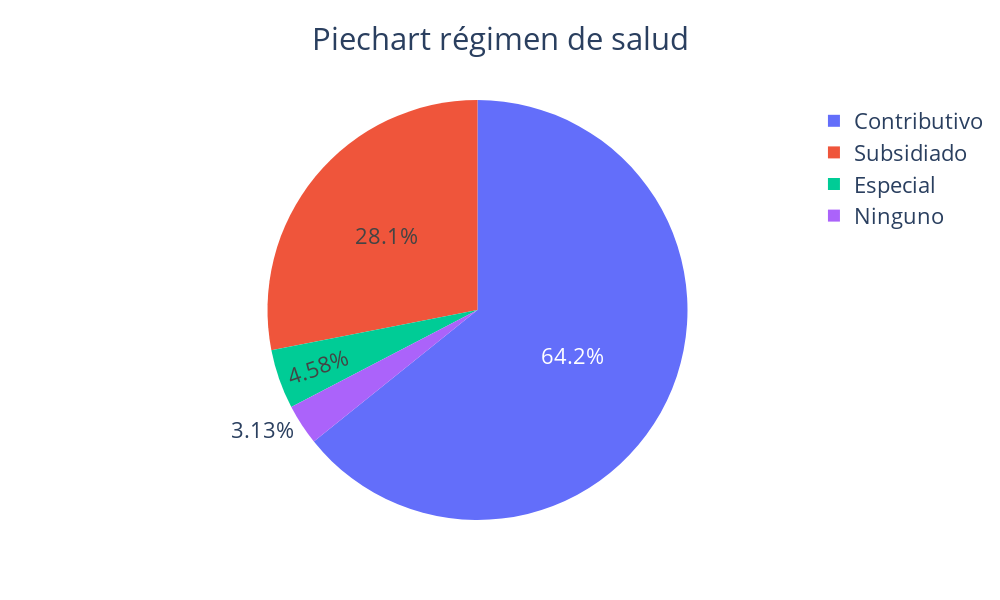

Write notebook code for a chart like this one.
### Code cell
fig_2 = px.pie(df_regimen, values='porcentaje',names='Régimen', 
               title='Piechart régimen de salud', width=1000, 
               height=600).update_layout(title={'x':0.5}, 
                                         font=dict(size=22))
fig_2.show()

### Figure 1 — Plotly figure (JSON) as saved in the notebook; plotly's stock layout.template omitted (floating-point values rounded to 4 significant figures)
{"data": [{"domain": {"x": [0, 1], "y": [0, 1]}, "hovertemplate": "Régimen=%{label}<br>porcentaje=%{value}<extra></extra>", "labels": ["Contributivo", "Especial", "Ninguno", "Subsidiado"], "legendgroup": "", "name": "", "showlegend": true, "type": "pie", "values": [64.22, 4.582, 3.13, 28.07]}], "layout": {"font": {"size": 22}, "height": 600, "legend": {"tracegroupgap": 0}, "title": {"text": "Piechart régimen de salud", "x": 0.5}, "width": 1000}}
